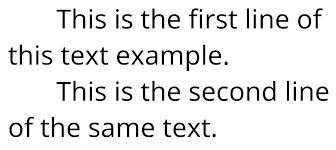
#> input picture computer vision - python, ocr and object detection/_3_tesseract_image_ocr_implimentation/sample_images/image1.png, 336 x 150 px
$ python tesseract_ocr_image.py
#> lines starting #> are read from the running program, lines starting #| are printed output that depends on the picture; after the words box and inside, x2 and y2 are one past the last pixel; in counts of white or black regions, pixels touching at a corner belong together
# -*- coding: utf-8 -*-
"""
Created on Fri Feb 11 12:25:50 2022

@author: siddharth
"""

#import the libraries
from PIL import Image
import pytesseract
import cv2
import re

#declaring the exe path for tesseract
#pytesseract.pytesseract.tesseract_cmd = "C:\\Program Files\\Tesseract-OCR\\tesseract.exe"

#load the image
image_to_ocr = cv2.imread('sample_images/image1.png')
#> image_to_ocr is the input picture: shape (150, 336, 3); min 0, max 255, mean 234

#preprocessing the image
# step1: convert the image to gray
preprocessed_img = cv2.cvtColor(image_to_ocr, cv2.COLOR_BGR2GRAY)
# step2: do binary and otsu thresholding
preprocessed_img = cv2.threshold(preprocessed_img, 0, 255, cv2.THRESH_BINARY | cv2.THRESH_OTSU)[1]
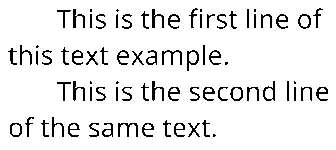
#> preprocessed_img: shape (150, 336); 91.7% white; black in thin lines or dots, all inside (x1, y1, x2, y2) = (8, 8, 328, 137)
# step3: smooth the image using median blur
preprocessed_img = cv2.medianBlur(preprocessed_img, 3)
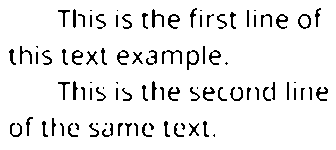
#> preprocessed_img: shape (150, 336); 92.4% white; black in thin lines or dots, all inside (x1, y1, x2, y2) = (9, 8, 328, 137)

#save the preprocessed image temporarily into the disk
cv2.imwrite("temp_image/test_preprocessed_img.jpg", preprocessed_img)

#read the temp image from the disk as pil image
preprocessed_pil_img = Image.open("temp_image/test_preprocessed_img.jpg")

#pass preprocessed pil image to tesseract to do ocr
#> (the run stopped early here; a loop or call above may not have finished)

$ run again, with computer vision - python, ocr and object detection/_3_tesseract_image_ocr_implimentation/sample_images/image6.png copied over computer vision - python, ocr and object detection/_3_tesseract_image_ocr_implimentation/sample_images/image1.png
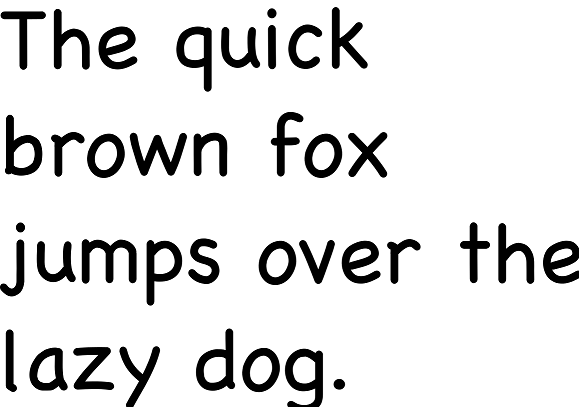
#> input picture computer vision - python, ocr and object detection/_3_tesseract_image_ocr_implimentation/sample_images/image6.png, 579 x 407 px
#> image_to_ocr is the input picture: shape (407, 579, 3); min 0, max 255, mean 224.2
#> `preprocessed_img = cv2.threshold(preprocessed_img, 0, 255, cv2.THRESH_..`:
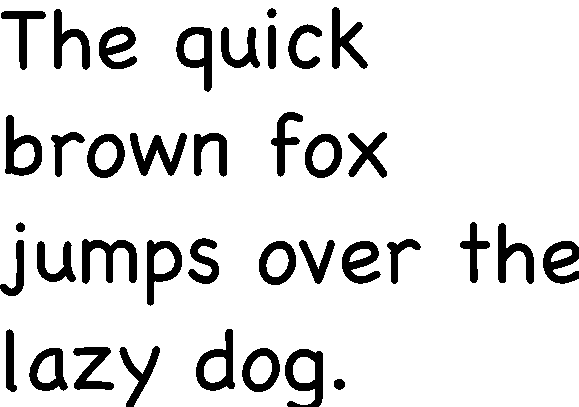
#> preprocessed_img: shape (407, 579); 87.9% white; 38 black regions, largest, box (x1, y1, x2, y2) and area: (82, 239, 137, 284) 1178, (285, 349, 323, 407) 1124, (130, 133, 187, 176) 1110
#> `preprocessed_img = cv2.medianBlur(preprocessed_img, 3)`:
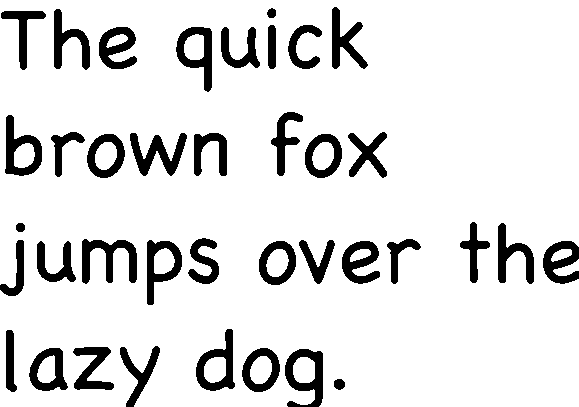
#> preprocessed_img: shape (407, 579); 87.9% white; 38 black regions, largest, box (x1, y1, x2, y2) and area: (82, 239, 137, 284) 1179, (285, 349, 323, 407) 1127, (130, 133, 187, 176) 1110

$ run again, with computer vision - python, ocr and object detection/_3_tesseract_image_ocr_implimentation/sample_images/image3.jpg saved as computer vision - python, ocr and object detection/_3_tesseract_image_ocr_implimentation/sample_images/image1.png
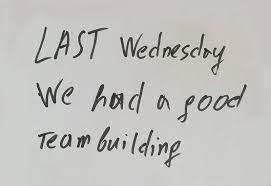
#> input picture computer vision - python, ocr and object detection/_3_tesseract_image_ocr_implimentation/sample_images/image3.jpg, 271 x 186 px
#> image_to_ocr is the input picture: shape (186, 271, 3); mean B, G, R 189.9, 192.3, 193.7
#> `preprocessed_img = cv2.threshold(preprocessed_img, 0, 255, cv2.THRESH_..`:
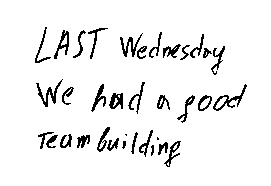
#> preprocessed_img: shape (186, 271); 93.6% white; black in thin lines or dots, all inside (x1, y1, x2, y2) = (35, 27, 247, 167)
#> `preprocessed_img = cv2.medianBlur(preprocessed_img, 3)`:
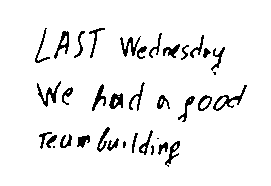
#> preprocessed_img: shape (186, 271); 93.7% white; black in thin lines or dots, all inside (x1, y1, x2, y2) = (35, 28, 247, 167)
